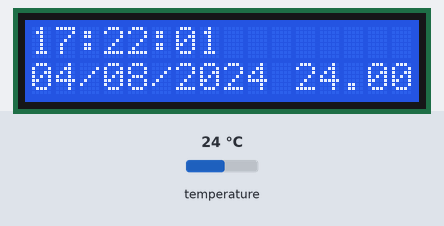
The sketch below on a simulated Arduino Uno, built with avr-gcc and run on an emulated ATmega328P. On the bench: 16×2 character LCD. Inputs (shaded band) come from the test bench; at power-on: temperature 24 °C. The local clock reads 2024-03-15 10:24:30 at power-on unless the sketch sets it; what the sketch prints to the serial monitor is not drawn.

Above: at 1.2 s.
1.3 s: temperature set to 12 °C
At 2.8 s:
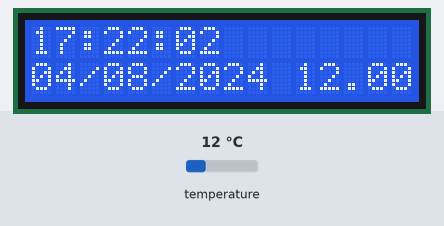
4.5 s: temperature set to 19 °C
At 5.9 s:
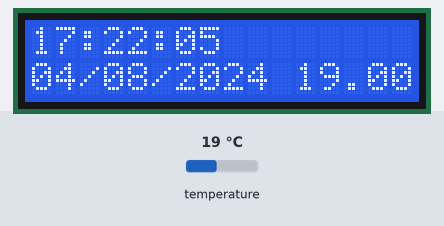
7.6 s: temperature set to 28 °C
At 8.9 s:
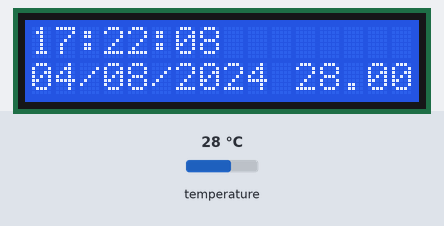
Timing chart, 0 to 10.6 s (numbered marks = the images above; inputs shaded):
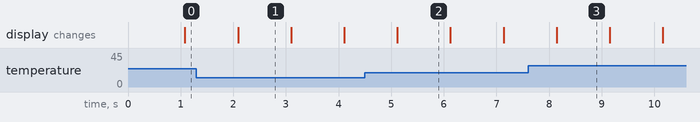

The sketch:

Digital_Clock.ino
```cpp
#include <Wire.h>
#include <LiquidCrystal.h>
#include <RTClib.h>

// Initialize the LCD library with the numbers of the interface pins
LiquidCrystal lcd(7, 8, 9, 10, 11, 12);

RTC_DS3231 rtc;

void setup() {
  // Set up the LCD's number of columns and rows
  lcd.begin(16, 2);

  // Start serial communication for debugging
  Serial.begin(9600);

  // Initialize RTC
  if (!rtc.begin()) {
    Serial.println("Couldn't find RTC");
    while (1);
  }

   rtc.adjust(DateTime(2024, 8, 4, 17, 22, 00));

  Serial.println("RTC setup complete");
}

void loop() {
  // Get the current time from RTC
  DateTime now = rtc.now();
  float temperature = rtc.getTemperature(); // Get temperature from RTC

  // Print time to LCD
  lcd.clear(); // Clear the LCD screen

  // Print time in HH:MM:SS format
  lcd.setCursor(0, 0); // Set cursor to the first column and first row
  if (now.hour() < 10) {
    lcd.print("0"); // Print leading zero for single digit hour
  }
  lcd.print(now.hour()); // Print hours
  lcd.print(":"); // Print colon
  if (now.minute() < 10) {
    lcd.print("0"); // Print leading zero for single digit minute
  }
  lcd.print(now.minute()); // Print minutes
  lcd.print(":"); // Print colon
  if (now.second() < 10) {
    lcd.print("0"); // Print leading zero for single digit second
  }
  lcd.print(now.second()); // Print seconds

  // Print date in DD/MM/YYYY format
  lcd.setCursor(0, 1); // Set cursor to the first column and second row
  if (now.day() < 10) {
    lcd.print("0"); // Print leading zero for single digit day
  }
  lcd.print(now.day()); // Print day
  lcd.print("/"); // Print slash
  if (now.month() < 10) {
    lcd.print("0"); // Print leading zero for single digit month
  }
  lcd.print(now.month()); // Print month
  lcd.print("/"); // Print slash
  lcd.print(now.year()); // Print year

  // Print temperature on the second row
  lcd.setCursor(11, 1); // Set cursor to the eleventh column and second row
  lcd.print(temperature);
  lcd.print((char)223); // Print degree symbol
  lcd.print("C"); // Print 'C' for Celsius

  delay(1000);  // Delay 1 second between updates
}
```

Measured:
- what the display in image 1 shows lasts 1.0 s, from 2.1 s to 3.1 s
